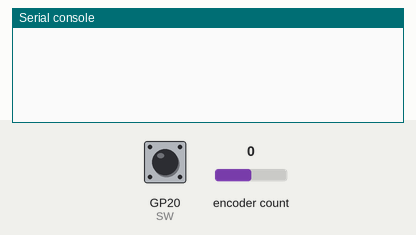
This program was run on a simulated Raspberry Pi Pico running MicroPython. Shown: the last lines printed to the serial console. The test bench sets the inputs (shaded band); at power-on: encoder count 0, GP20 (SW) HIGH.

Above: at 1.2 s.
1.3 s: encoder count set to 1
At 1.7 s:
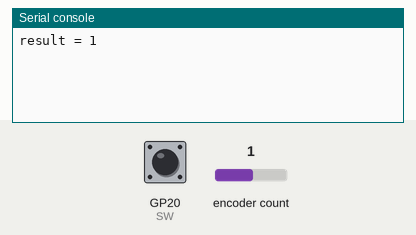
2.8 s: GP20 (SW) pulled LOW for 0.15 s
At 4.0 s:
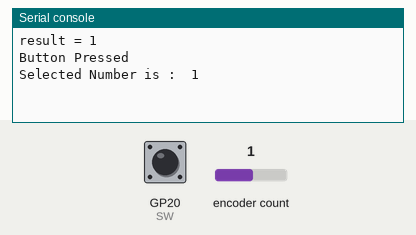
4.4 s: encoder count set to 2
At 5.3 s:
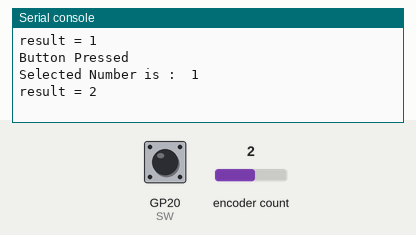
5.9 s: GP20 (SW) pulled LOW for 1 s
At 6.5 s:
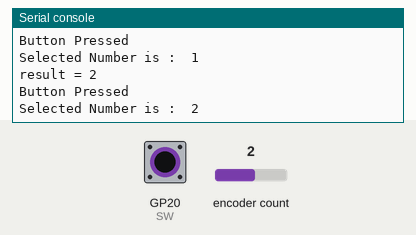

The program:

encoder.py
```python
'''
 * Keyestudio 24 in 1 Starter Kit for Raspberry Pi Pico
 * lesson 18
 * Encoder
 * http://www.keyestudio.com
'''
import time
from rotary_irq_rp2 import RotaryIRQ
from machine import Pin
SW=Pin(20,Pin.IN,Pin.PULL_UP)
r = RotaryIRQ(pin_num_clk=18,
              pin_num_dt=19,
              min_val=0,
              reverse=False,
              range_mode=RotaryIRQ.RANGE_UNBOUNDED)
val_old = r.value()
while True:
    try:
        val_new = r.value()
        if SW.value()==0 and n==0:
            print("Button Pressed")
            print("Selected Number is : ",val_new)
            n=1
            while SW.value()==0:
                continue
        n=0
        if val_old != val_new:
            val_old = val_new
            print('result =', val_new)
        time.sleep_ms(50)
    except KeyboardInterrupt:
        break
```

Measured:
- after the input at 1.3 s, the serial console: prints a new line at once (image 1)
- after the input at 2.8 s, the serial console: prints a new line at once (image 2)
- after the input at 4.4 s, the serial console: prints a new line at once (image 3)
- after the input at 5.9 s, the serial console: prints a new line at once (image 4)
